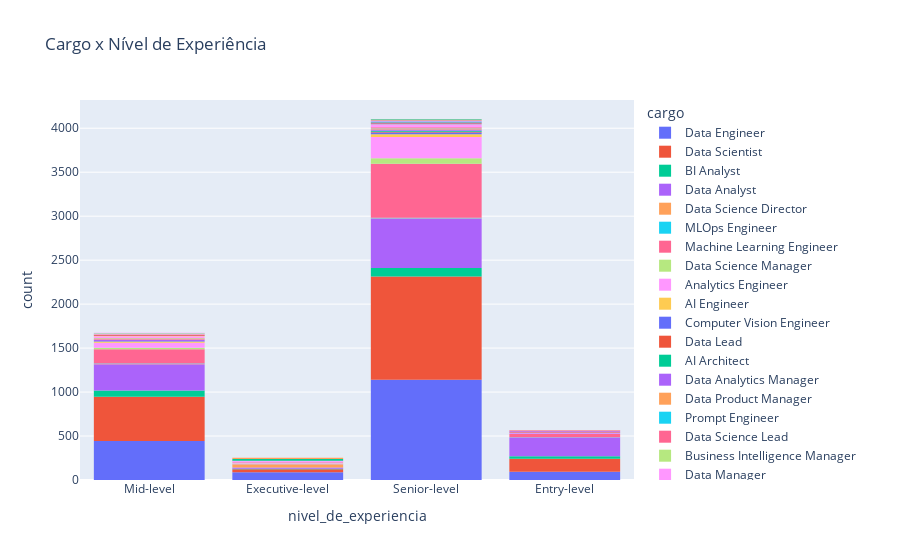

Notebook cell for this chart:
### Code cell
fig = px.histogram(df_ds_salaries, x='nivel_de_experiencia', color='cargo', title="Cargo x Nível de Experiência")

fig.show()

### Figure 1 — Plotly figure (JSON) as saved in the notebook; plotly's stock layout.template omitted (floating-point values rounded to 4 significant figures; data arrays with more than 128 entries replaced by an {"elided": "..."} marker saying what was removed)
{"data": [{"alignmentgroup": "True", "bingroup": "x", "hovertemplate": "cargo=Data Engineer<br>nivel_de_experiencia=%{x}<br>count=%{y}<extra></extra>", "legendgroup": "Data Engineer", "marker": {"color": "#636efa", "pattern": {"shape": ""}}, "name": "Data Engineer", "offsetgroup": "Data Engineer", "orientation": "v", "showlegend": true, "type": "histogram", "x": {"elided": "1763 str values"}, "xaxis": "x", "yaxis": "y"}, {"alignmentgroup": "True", "bingroup": "x", "hovertemplate": "cargo=Data Scientist<br>nivel_de_experiencia=%{x}<br>count=%{y}<extra></extra>", "legendgroup": "Data Scientist", "marker": {"color": "#EF553B", "pattern": {"shape": ""}}, "name": "Data Scientist", "offsetgroup": "Data Scientist", "orientation": "v", "showlegend": true, "type": "histogram", "x": {"elided": "1863 str values"}, "xaxis": "x", "yaxis": "y"}, {"alignmentgroup": "True", "bingroup": "x", "hovertemplate": "cargo=BI Analyst<br>nivel_de_experiencia=%{x}<br>count=%{y}<extra></extra>", "legendgroup": "BI Analyst", "marker": {"color": "#00cc96", "pattern": {"shape": ""}}, "name": "BI Analyst", "offsetgroup": "BI Analyst", "orientation": "v", "showlegend": true, "type": "histogram", "x": {"elided": "200 str values"}, "xaxis": "x", "yaxis": "y"}, {"alignmentgroup": "True", "bingroup": "x", "hovertemplate": "cargo=Data Analyst<br>nivel_de_experiencia=%{x}<br>count=%{y}<extra></extra>", "legendgroup": "Data Analyst", "marker": {"color": "#ab63fa", "pattern": {"shape": ""}}, "name": "Data Analyst", "offsetgroup": "Data Analyst", "orientation": "v", "showlegend": true, "type": "histogram", "x": {"elided": "1091 str values"}, "xaxis": "x", "yaxis": "y"}, {"alignmentgroup": "True", "bingroup": "x", "hovertemplate": "cargo=Data Science Director<br>nivel_de_experiencia=%{x}<br>count=%{y}<extra></extra>", "legendgroup": "Data Science Director", "marker": {"color": "#FFA15A", "pattern": {"shape": ""}}, "name": "Data Science Director", "offsetgroup": "Data Science Director", "orientation": "v", "showlegend": true, "type": "histogram", "x": ["Executive-level", "Executive-level", "Executive-level", "Executive-level", "Executive-level", "Executive-level", "Executive-level", "Executive-level", "Executive-level", "Mid-level", "Mid-level", "Executive-level", "Executive-level", "Executive-level", "Executive-level", "Executive-level", "Executive-level", "Executive-level", "Executive-level", "Executive-level", "Executive-level", "Executive-level", "Executive-level", "Executive-level", "Executive-level", "Senior-level", "Senior-level", "Executive-level", "Executive-level", "Executive-level", "Senior-level", "Executive-level", "Executive-level", "Executive-level", "Executive-level"], "xaxis": "x", "yaxis": "y"}, {"alignmentgroup": "True", "bingroup": "x", "hovertemplate": "cargo=MLOps Engineer<br>nivel_de_experiencia=%{x}<br>count=%{y}<extra></extra>", "legendgroup": "MLOps Engineer", "marker": {"color": "#19d3f3", "pattern": {"shape": ""}}, "name": "MLOps Engineer", "offsetgroup": "MLOps Engineer", "orientation": "v", "showlegend": true, "type": "histogram", "x": ["Senior-level", "Senior-level", "Senior-level", "Senior-level", "Entry-level", "Entry-level", "Mid-level", "Mid-level", "Senior-level", "Senior-level", "Mid-level", "Mid-level", "Mid-level", "Mid-level", "Mid-level"], "xaxis": "x", "yaxis": "y"}, {"alignmentgroup": "True", "bingroup": "x", "hovertemplate": "cargo=Machine Learning Engineer<br>nivel_de_experiencia=%{x}<br>count=%{y}<extra></extra>", "legendgroup": "Machine Learning Engineer", "marker": {"color": "#FF6692", "pattern": {"shape": ""}}, "name": "Machine Learning Engineer", "offsetgroup": "Machine Learning Engineer", "orientation": "v", "showlegend": true, "type": "histogram", "x": {"elided": "820 str values"}, "xaxis": "x", "yaxis": "y"}, {"alignmentgroup": "True", "bingroup": "x", "hovertemplate": "cargo=Data Science Manager<br>nivel_de_experiencia=%{x}<br>count=%{y}<extra></extra>", "legendgroup": "Data Science Manager", "marker": {"color": "#B6E880", "pattern": {"shape": ""}}, "name": "Data Science Manager", "offsetgroup": "Data Science Manager", "orientation": "v", "showlegend": true, "type": "histogram", "x": ["Senior-level", "Senior-level", "Mid-level", "Mid-level", "Mid-level", "Mid-level", "Senior-level", "Senior-level", "Senior-level", "Senior-level", "Executive-level", "Executive-level", "Senior-level", "Senior-level", "Senior-level", "Senior-level", "Senior-level", "Senior-level", "Senior-level", "Senior-level", "Senior-level", "Senior-level", "Senior-level", "Senior-level", "Senior-level", "Senior-level", "Senior-level", "Senior-level", "Senior-level", "Senior-level", "Senior-level", "Senior-level", "Mid-level", "Mid-level", "Senior-level", "Senior-level", "Mid-level", "Mid-level", "Senior-level", "Senior-level", "Senior-level", "Senior-level", "Mid-level", "Mid-level", "Senior-level", "Senior-level", "Mid-level", "Senior-level", "Senior-level", "Senior-level", "Senior-level", "Senior-level", "Senior-level", "Senior-level", "Senior-level", "Senior-level", "Senior-level", "Senior-level", "Executive-level", "Executive-level", "Mid-level", "Mid-level", "Senior-level", "Senior-level", "Senior-level", "Senior-level", "Executive-level", "Executive-level", "Senior-level", "Senior-level", "Senior-level", "Senior-level", "Mid-level", "Mid-level", "Senior-level", "Senior-level", "Senior-level", "Executive-level", "Senior-level", "Senior-level", "Senior-level", "Senior-level", "Senior-level", "Senior-level", "Senior-level", "Senior-level"], "xaxis": "x", "yaxis": "y"}, {"alignmentgroup": "True", "bingroup": "x", "hovertemplate": "cargo=Analytics Engineer<br>nivel_de_experiencia=%{x}<br>count=%{y}<extra></extra>", "legendgroup": "Analytics Engineer", "marker": {"color": "#FF97FF", "pattern": {"shape": ""}}, "name": "Analytics Engineer", "offsetgroup": "Analytics Engineer", "orientation": "v", "showlegend": true, "type": "histogram", "x": {"elided": "320 str values"}, "xaxis": "x", "yaxis": "y"}, {"alignmentgroup": "True", "bingroup": "x", "hovertemplate": "cargo=AI Engineer<br>nivel_de_experiencia=%{x}<br>count=%{y}<extra></extra>", "legendgroup": "AI Engineer", "marker": {"color": "#FECB52", "pattern": {"shape": ""}}, "name": "AI Engineer", "offsetgroup": "AI Engineer", "orientation": "v", "showlegend": true, "type": "histogram", "x": ["Mid-level", "Mid-level", "Senior-level", "Senior-level", "Senior-level", "Senior-level", "Mid-level", "Mid-level", "Senior-level", "Senior-level", "Mid-level", "Mid-level", "Senior-level", "Senior-level", "Senior-level", "Senior-level", "Senior-level", "Senior-level", "Senior-level", "Senior-level", "Senior-level", "Senior-level", "Mid-level", "Mid-level", "Senior-level", "Senior-level", "Senior-level", "Senior-level", "Senior-level", "Senior-level", "Senior-level", "Senior-level", "Mid-level", "Mid-level", "Mid-level", "Senior-level", "Senior-level", "Senior-level", "Senior-level", "Senior-level", "Mid-level", "Entry-level", "Mid-level", "Mid-level", "Mid-level", "Senior-level", "Entry-level", "Mid-level"], "xaxis": "x", "yaxis": "y"}, {"alignmentgroup": "True", "bingroup": "x", "hovertemplate": "cargo=Computer Vision Engineer<br>nivel_de_experiencia=%{x}<br>count=%{y}<extra></extra>", "legendgroup": "Computer Vision Engineer", "marker": {"color": "#636efa", "pattern": {"shape": ""}}, "name": "Computer Vision Engineer", "offsetgroup": "Computer Vision Engineer", "orientation": "v", "showlegend": true, "type": "histogram", "x": ["Senior-level", "Senior-level", "Senior-level", "Senior-level", "Senior-level", "Senior-level", "Entry-level", "Senior-level", "Senior-level", "Senior-level", "Senior-level", "Senior-level", "Senior-level", "Entry-level", "Senior-level", "Senior-level", "Senior-level", "Mid-level", "Mid-level", "Senior-level", "Senior-level", "Entry-level", "Mid-level", "Mid-level", "Entry-level", "Senior-level", "Senior-level", "Senior-level"], "xaxis": "x", "yaxis": "y"}, {"alignmentgroup": "True", "bingroup": "x", "hovertemplate": "cargo=Data Lead<br>nivel_de_experiencia=%{x}<br>count=%{y}<extra></extra>", "legendgroup": "Data Lead", "marker": {"color": "#EF553B", "pattern": {"shape": ""}}, "name": "Data Lead", "offsetgroup": "Data Lead", "orientation": "v", "showlegend": true, "type": "histogram", "x": ["Senior-level", "Senior-level", "Executive-level", "Executive-level", "Executive-level", "Executive-level", "Mid-level", "Mid-level", "Senior-level", "Senior-level", "Senior-level", "Senior-level", "Senior-level", "Senior-level", "Senior-level", "Senior-level"], "xaxis": "x", "yaxis": "y"}, {"alignmentgroup": "True", "bingroup": "x", "hovertemplate": "cargo=AI Architect<br>nivel_de_experiencia=%{x}<br>count=%{y}<extra></extra>", "legendgroup": "AI Architect", "marker": {"color": "#00cc96", "pattern": {"shape": ""}}, "name": "AI Architect", "offsetgroup": "AI Architect", "orientation": "v", "showlegend": true, "type": "histogram", "x": ["Senior-level", "Senior-level", "Senior-level", "Senior-level", "Senior-level", "Senior-level", "Senior-level", "Senior-level", "Executive-level", "Senior-level"], "xaxis": "x", "yaxis": "y"}, {"alignmentgroup": "True", "bingroup": "x", "hovertemplate": "cargo=Data Analytics Manager<br>nivel_de_experiencia=%{x}<br>count=%{y}<extra></extra>", "legendgroup": "Data Analytics Manager", "marker": {"color": "#ab63fa", "pattern": {"shape": ""}}, "name": "Data Analytics Manager", "offsetgroup": "Data Analytics Manager", "orientation": "v", "showlegend": true, "type": "histogram", "x": ["Mid-level", "Mid-level", "Mid-level", "Mid-level", "Mid-level", "Mid-level", "Senior-level", "Senior-level", "Mid-level", "Mid-level", "Senior-level", "Senior-level", "Mid-level", "Mid-level", "Senior-level", "Senior-level", "Executive-level", "Executive-level", "Senior-level", "Senior-level", "Mid-level", "Mid-level", "Mid-level", "Senior-level", "Senior-level", "Senior-level", "Senior-level", "Senior-level", "Senior-level", "Senior-level", "Senior-level"], "xaxis": "x", "yaxis": "y"}, {"alignmentgroup": "True", "bingroup": "x", "hovertemplate": "cargo=Data Product Manager<br>nivel_de_experiencia=%{x}<br>count=%{y}<extra></extra>", "legendgroup": "Data Product Manager", "marker": {"color": "#FFA15A", "pattern": {"shape": ""}}, "name": "Data Product Manager", "offsetgroup": "Data Product Manager", "orientation": "v", "showlegend": true, "type": "histogram", "x": ["Senior-level", "Senior-level", "Senior-level", "Senior-level", "Senior-level", "Senior-level", "Senior-level", "Senior-level", "Mid-level", "Mid-level", "Senior-level", "Senior-level"], "xaxis": "x", "yaxis": "y"}, {"alignmentgroup": "True", "bingroup": "x", "hovertemplate": "cargo=Prompt Engineer<br>nivel_de_experiencia=%{x}<br>count=%{y}<extra></extra>", "legendgroup": "Prompt Engineer", "marker": {"color": "#19d3f3", "pattern": {"shape": ""}}, "name": "Prompt Engineer", "offsetgroup": "Prompt Engineer", "orientation": "v", "showlegend": true, "type": "histogram", "x": ["Senior-level", "Senior-level", "Senior-level", "Senior-level"], "xaxis": "x", "yaxis": "y"}, {"alignmentgroup": "True", "bingroup": "x", "hovertemplate": "cargo=Data Science Lead<br>nivel_de_experiencia=%{x}<br>count=%{y}<extra></extra>", "legendgroup": "Data Science Lead", "marker": {"color": "#FF6692", "pattern": {"shape": ""}}, "name": "Data Science Lead", "offsetgroup": "Data Science Lead", "orientation": "v", "showlegend": true, "type": "histogram", "x": ["Senior-level", "Senior-level", "Senior-level", "Senior-level", "Senior-level", "Senior-level", "Mid-level", "Mid-level", "Mid-level", "Mid-level", "Mid-level", "Mid-level", "Mid-level", "Mid-level", "Senior-level", "Senior-level", "Senior-level", "Senior-level", "Mid-level", "Mid-level", "Senior-level", "Mid-level"], "xaxis": "x", "yaxis": "y"}, {"alignmentgroup": "True", "bingroup": "x", "hovertemplate": "cargo=Business Intelligence Manager<br>nivel_de_experiencia=%{x}<br>count=%{y}<extra></extra>", "legendgroup": "Business Intelligence Manager", "marker": {"color": "#B6E880", "pattern": {"shape": ""}}, "name": "Business Intelligence Manager", "offsetgroup": "Business Intelligence Manager", "orientation": "v", "showlegend": true, "type": "histogram", "x": ["Mid-level", "Mid-level", "Mid-level", "Mid-level", "Mid-level", "Mid-level"], "xaxis": "x", "yaxis": "y"}, {"alignmentgroup": "True", "bingroup": "x", "hovertemplate": "cargo=Data Manager<br>nivel_de_experiencia=%{x}<br>count=%{y}<extra></extra>", "legendgroup": "Data Manager", "marker": {"color": "#FF97FF", "pattern": {"shape": ""}}, "name": "Data Manager", "offsetgroup": "Data Manager", "orientation": "v", "showlegend": true, "type": "histogram", "x": ["Mid-level", "Mid-level", "Entry-level", "Entry-level", "Senior-level", "Senior-level", "Mid-level", "Mid-level", "Senior-level", "Senior-level", "Mid-level", "Mid-level", "Senior-level", "Senior-level", "Senior-level", "Senior-level", "Executive-level", "Executive-level", "Executive-level", "Senior-level", "Senior-level", "Executive-level", "Executive-level", "Mid-level", "Mid-level", "Mid-level", "Mid-level", "Senior-level", "Senior-level", "Mid-level", "Mid-level", "Senior-level", "Senior-level", "Senior-level", "Mid-level", "Mid-level", "Mid-level", "Mid-level", "Senior-level", "Senior-level", "Senior-level", "Senior-level", "Mid-level", "Senior-level", "Senior-level", "Senior-level", "Senior-level", "Senior-level", "Senior-level", "Senior-level", "Senior-level", "Executive-level", "Mid-level", "Mid-level", "Senior-level", "Senior-level", "Senior-level", "Senior-level", "Entry-level", "Entry-level", "Mid-level", "Mid-level", "Executive-level"], "xaxis": "x", "yaxis": "y"}, {"alignmentgroup": "True", "bingroup": "x", "hovertemplate": "cargo=Data Analytics Lead<br>nivel_de_experiencia=%{x}<br>count=%{y}<extra></extra>", "legendgroup": "Data Analytics Lead", "marker": {"color": "#FECB52", "pattern": {"shape": ""}}, "name": "Data Analytics Lead", "offsetgroup": "Data Analytics Lead", "orientation": "v", "showlegend": true, "type": "histogram", "x": ["Senior-level", "Senior-level", "Mid-level", "Mid-level", "Mid-level", "Senior-level"], "xaxis": "x", "yaxis": "y"}, {"alignmentgroup": "True", "bingroup": "x", "hovertemplate": "cargo=NLP Engineer<br>nivel_de_experiencia=%{x}<br>count=%{y}<extra></extra>", "legendgroup": "NLP Engineer", "marker": {"color": "#636efa", "pattern": {"shape": ""}}, "name": "NLP Engineer", "offsetgroup": "NLP Engineer", "orientation": "v", "showlegend": true, "type": "histogram", "x": ["Executive-level", "Executive-level", "Senior-level", "Senior-level", "Senior-level", "Senior-level", "Senior-level", "Senior-level", "Senior-level", "Senior-level", "Mid-level", "Senior-level", "Senior-level", "Mid-level", "Mid-level"], "xaxis": "x", "yaxis": "y"}, {"alignmentgroup": "True", "bingroup": "x", "hovertemplate": "cargo=AI Scientist<br>nivel_de_experiencia=%{x}<br>count=%{y}<extra></extra>", "legendgroup": "AI Scientist", "marker": {"color": "#EF553B", "pattern": {"shape": ""}}, "name": "AI Scientist", "offsetgroup": "AI Scientist", "orientation": "v", "showlegend": true, "type": "histogram", "x": ["Senior-level", "Senior-level", "Senior-level", "Entry-level", "Mid-level", "Senior-level", "Mid-level", "Senior-level", "Mid-level", "Mid-level", "Entry-level", "Executive-level", "Mid-level", "Mid-level", "Mid-level", "Entry-level", "Senior-level", "Entry-level", "Entry-level", "Mid-level", "Senior-level", "Entry-level"], "xaxis": "x", "yaxis": "y"}, {"alignmentgroup": "True", "bingroup": "x", "hovertemplate": "cargo=Head of Data<br>nivel_de_experiencia=%{x}<br>count=%{y}<extra></extra>", "legendgroup": "Head of Data", "marker": {"color": "#00cc96", "pattern": {"shape": ""}}, "name": "Head of Data", "offsetgroup": "Head of Data", "orientation": "v", "showlegend": true, "type": "histogram", "x": ["Senior-level", "Senior-level", "Executive-level", "Executive-level", "Executive-level", "Executive-level", "Executive-level", "Executive-level", "Executive-level", "Executive-level", "Executive-level", "Executive-level", "Executive-level", "Senior-level", "Executive-level", "Executive-level", "Executive-level", "Executive-level", "Executive-level", "Executive-level", "Executive-level", "Executive-level", "Executive-level", "Senior-level", "Mid-level", "Executive-level", "Senior-level", "Executive-level"], "xaxis": "x", "yaxis": "y"}, {"alignmentgroup": "True", "bingroup": "x", "hovertemplate": "cargo=AI Developer<br>nivel_de_experiencia=%{x}<br>count=%{y}<extra></extra>", "legendgroup": "AI Developer", "marker": {"color": "#ab63fa", "pattern": {"shape": ""}}, "name": "AI Developer", "offsetgroup": "AI Developer", "orientation": "v", "showlegend": true, "type": "histogram", "x": ["Senior-level", "Senior-level", "Senior-level", "Senior-level", "Entry-level", "Mid-level", "Mid-level", "Entry-level", "Senior-level", "Senior-level", "Entry-level", "Senior-level", "Senior-level", "Mid-level", "Entry-level", "Entry-level", "Entry-level", "Senior-level"], "xaxis": "x", "yaxis": "y"}, {"alignmentgroup": "True", "bingroup": "x", "hovertemplate": "cargo=Data Science Head<br>nivel_de_experiencia=%{x}<br>count=%{y}<extra></extra>", "legendgroup": "Data Science Head", "marker": {"color": "#FFA15A", "pattern": {"shape": ""}}, "name": "Data Science Head", "offsetgroup": "Data Science Head", "orientation": "v", "showlegend": true, "type": "histogram", "x": ["Executive-level", "Executive-level", "Executive-level", "Executive-level", "Executive-level", "Executive-level", "Executive-level", "Mid-level", "Executive-level", "Executive-level", "Executive-level", "Executive-level", "Executive-level", "Mid-level", "Executive-level"], "xaxis": "x", "yaxis": "y"}, {"alignmentgroup": "True", "bingroup": "x", "hovertemplate": "cargo=Machine Learning Manager<br>nivel_de_experiencia=%{x}<br>count=%{y}<extra></extra>", "legendgroup": "Machine Learning Manager", "marker": {"color": "#19d3f3", "pattern": {"shape": ""}}, "name": "Machine Learning Manager", "offsetgroup": "Machine Learning Manager", "orientation": "v", "showlegend": true, "type": "histogram", "x": ["Senior-level", "Senior-level", "Senior-level", "Senior-level"], "xaxis": "x", "yaxis": "y"}, {"alignmentgroup": "True", "bingroup": "x", "hovertemplate": "cargo=AI Research Engineer<br>nivel_de_experiencia=%{x}<br>count=%{y}<extra></extra>", "legendgroup": "AI Research Engineer", "marker": {"color": "#FF6692", "pattern": {"shape": ""}}, "name": "AI Research Engineer", "offsetgroup": "AI Research Engineer", "orientation": "v", "showlegend": true, "type": "histogram", "x": ["Mid-level", "Entry-level", "Mid-level", "Entry-level", "Entry-level"], "xaxis": "x", "yaxis": "y"}, {"alignmentgroup": "True", "bingroup": "x", "hovertemplate": "cargo=AWS Data Architect<br>nivel_de_experiencia=%{x}<br>count=%{y}<extra></extra>", "legendgroup": "AWS Data Architect", "marker": {"color": "#B6E880", "pattern": {"shape": ""}}, "name": "AWS Data Architect", "offsetgroup": "AWS Data Architect", "orientation": "v", "showlegend": true, "type": "histogram", "x": ["Mid-level"], "xaxis": "x", "yaxis": "y"}, {"alignmentgroup": "True", "bingroup": "x", "hovertemplate": "cargo=Lead Data Analyst<br>nivel_de_experiencia=%{x}<br>count=%{y}<extra></extra>", "legendgroup": "Lead Data Analyst", "marker": {"color": "#FF97FF", "pattern": {"shape": ""}}, "name": "Lead Data Analyst", "offsetgroup": "Lead Data Analyst", "orientation": "v", "showlegend": true, "type": "histogram", "x": ["Mid-level", "Mid-level", "Senior-level", "Mid-level", "Mid-level"], "xaxis": "x", "yaxis": "y"}, {"alignmentgroup": "True", "bingroup": "x", "hovertemplate": "cargo=Lead Data Scientist<br>nivel_de_experiencia=%{x}<br>count=%{y}<extra></extra>", "legendgroup": "Lead Data Scientist", "marker": {"color": "#FECB52", "pattern": {"shape": ""}}, "name": "Lead Data Scientist", "offsetgroup": "Lead Data Scientist", "orientation": "v", "showlegend": true, "type": "histogram", "x": ["Senior-level", "Senior-level", "Senior-level", "Senior-level", "Senior-level", "Senior-level", "Mid-level", "Senior-level", "Senior-level", "Mid-level"], "xaxis": "x", "yaxis": "y"}, {"alignmentgroup": "True", "bingroup": "x", "hovertemplate": "cargo=Data Analyst Lead<br>nivel_de_experiencia=%{x}<br>count=%{y}<extra></extra>", "legendgroup": "Data Analyst Lead", "marker": {"color": "#636efa", "pattern": {"shape": ""}}, "name": "Data Analyst Lead", "offsetgroup": "Data Analyst Lead", "orientation": "v", "showlegend": true, "type": "histogram", "x": ["Entry-level"], "xaxis": "x", "yaxis": "y"}, {"alignmentgroup": "True", "bingroup": "x", "hovertemplate": "cargo=AI Programmer<br>nivel_de_experiencia=%{x}<br>count=%{y}<extra></extra>", "legendgroup": "AI Programmer", "marker": {"color": "#EF553B", "pattern": {"shape": ""}}, "name": "AI Programmer", "offsetgroup": "AI Programmer", "orientation": "v", "showlegend": true, "type": "histogram", "x": ["Entry-level", "Entry-level", "Senior-level", "Entry-level", "Entry-level", "Entry-level"], "xaxis": "x", "yaxis": "y"}, {"alignmentgroup": "True", "bingroup": "x", "hovertemplate": "cargo=AI Product Manager<br>nivel_de_experiencia=%{x}<br>count=%{y}<extra></extra>", "legendgroup": "AI Product Manager", "marker": {"color": "#00cc96", "pattern": {"shape": ""}}, "name": "AI Product Manager", "offsetgroup": "AI Product Manager", "orientation": "v", "showlegend": true, "type": "histogram", "x": ["Senior-level"], "xaxis": "x", "yaxis": "y"}, {"alignmentgroup": "True", "bingroup": "x", "hovertemplate": "cargo=Lead Machine Learning Engineer<br>nivel_de_experiencia=%{x}<br>count=%{y}<extra></extra>", "legendgroup": "Lead Machine Learning Engineer", "marker": {"color": "#ab63fa", "pattern": {"shape": ""}}, "name": "Lead Machine Learning Engineer", "offsetgroup": "Lead Machine Learning Engineer", "orientation": "v", "showlegend": true, "type": "histogram", "x": ["Senior-level", "Senior-level", "Senior-level", "Senior-level"], "xaxis": "x", "yaxis": "y"}, {"alignmentgroup": "True", "bingroup": "x", "hovertemplate": "cargo=Data Quality Manager<br>nivel_de_experiencia=%{x}<br>count=%{y}<extra></extra>", "legendgroup": "Data Quality Manager", "marker": {"color": "#FFA15A", "pattern": {"shape": ""}}, "name": "Data Quality Manager", "offsetgroup": "Data Quality Manager", "orientation": "v", "showlegend": true, "type": "histogram", "x": ["Mid-level", "Mid-level"], "xaxis": "x", "yaxis": "y"}, {"alignmentgroup": "True", "bingroup": "x", "hovertemplate": "cargo=Data Product Owner<br>nivel_de_experiencia=%{x}<br>count=%{y}<extra></extra>", "legendgroup": "Data Product Owner", "marker": {"color": "#19d3f3", "pattern": {"shape": ""}}, "name": "Data Product Owner", "offsetgroup": "Data Product Owner", "orientation": "v", "showlegend": true, "type": "histogram", "x": ["Mid-level", "Mid-level", "Mid-level", "Mid-level"], "xaxis": "x", "yaxis": "y"}, {"alignmentgroup": "True", "bingroup": "x", "hovertemplate": "cargo=Analytics Engineering Manager<br>nivel_de_experiencia=%{x}<br>count=%{y}<extra></extra>", "legendgroup": "Analytics Engineering Manager", "marker": {"color": "#FF6692", "pattern": {"shape": ""}}, "name": "Analytics Engineering Manager", "offsetgroup": "Analytics Engineering Manager", "orientation": "v", "showlegend": true, "type": "histogram", "x": ["Senior-level"], "xaxis": "x", "yaxis": "y"}, {"alignmentgroup": "True", "bingroup": "x", "hovertemplate": "cargo=Autonomous Vehicle Technician<br>nivel_de_experiencia=%{x}<br>count=%{y}<extra></extra>", "legendgroup": "Autonomous Vehicle Technician", "marker": {"color": "#B6E880", "pattern": {"shape": ""}}, "name": "Autonomous Vehicle Technician", "offsetgroup": "Autonomous Vehicle Technician", "orientation": "v", "showlegend": true, "type": "histogram", "x": ["Mid-level", "Mid-level"], "xaxis": "x", "yaxis": "y"}, {"alignmentgroup": "True", "bingroup": "x", "hovertemplate": "cargo=Computer Vision Software Engineer<br>nivel_de_experiencia=%{x}<br>count=%{y}<extra></extra>", "legendgroup": "Computer Vision Software Engineer", "marker": {"color": "#FF97FF", "pattern": {"shape": ""}}, "name": "Computer Vision Software Engineer", "offsetgroup": "Computer Vision Software Engineer", "orientation": "v", "showlegend": true, "type": "histogram", "x": ["Senior-level", "Entry-level", "Mid-level", "Entry-level", "Entry-level"], "xaxis": "x", "yaxis": "y"}, {"alignmentgroup": "True", "bingroup": "x", "hovertemplate": "cargo=Manager Data Management<br>nivel_de_experiencia=%{x}<br>count=%{y}<extra></extra>", "legendgroup": "Manager Data Management", "marker": {"color": "#FECB52", "pattern": {"shape": ""}}, "name": "Manager Data Management", "offsetgroup": "Manager Data Management", "orientation": "v", "showlegend": true, "type": "histogram", "x": ["Senior-level"], "xaxis": "x", "yaxis": "y"}, {"alignmentgroup": "True", "bingroup": "x", "hovertemplate": "cargo=Data Science Tech Lead<br>nivel_de_experiencia=%{x}<br>count=%{y}<extra></extra>", "legendgroup": "Data Science Tech Lead", "marker": {"color": "#636efa", "pattern": {"shape": ""}}, "name": "Data Science Tech Lead", "offsetgroup": "Data Science Tech Lead", "orientation": "v", "showlegend": true, "type": "histogram", "x": ["Senior-level"], "xaxis": "x", "yaxis": "y"}, {"alignmentgroup": "True", "bingroup": "x", "hovertemplate": "cargo=Data Scientist Lead<br>nivel_de_experiencia=%{x}<br>count=%{y}<extra></extra>", "legendgroup": "Data Scientist Lead", "marker": {"color": "#EF553B", "pattern": {"shape": ""}}, "name": "Data Scientist Lead", "offsetgroup": "Data Scientist Lead", "orientation": "v", "showlegend": true, "type": "histogram", "x": ["Senior-level", "Mid-level"], "xaxis": "x", "yaxis": "y"}, {"alignmentgroup": "True", "bingroup": "x", "hovertemplate": "cargo=Lead Data Engineer<br>nivel_de_experiencia=%{x}<br>count=%{y}<extra></extra>", "legendgroup": "Lead Data Engineer", "marker": {"color": "#00cc96", "pattern": {"shape": ""}}, "name": "Lead Data Engineer", "offsetgroup": "Lead Data Engineer", "orientation": "v", "showlegend": true, "type": "histogram", "x": ["Executive-level", "Senior-level", "Senior-level", "Senior-level", "Mid-level", "Senior-level"], "xaxis": "x", "yaxis": "y"}, {"alignmentgroup": "True", "bingroup": "x", "hovertemplate": "cargo=Cloud Data Architect<br>nivel_de_experiencia=%{x}<br>count=%{y}<extra></extra>", "legendgroup": "Cloud Data Architect", "marker": {"color": "#ab63fa", "pattern": {"shape": ""}}, "name": "Cloud Data Architect", "offsetgroup": "Cloud Data Architect", "orientation": "v", "showlegend": true, "type": "histogram", "x": ["Senior-level"], "xaxis": "x", "yaxis": "y"}], "layout": {"barmode": "relative", "legend": {"title": {"text": "cargo"}, "tracegroupgap": 0}, "title": {"text": "Cargo x Nível de Experiência"}, "xaxis": {"anchor": "y", "domain": [0, 1], "title": {"text": "nivel_de_experiencia"}}, "yaxis": {"anchor": "x", "domain": [0, 1], "title": {"text": "count"}}}}
